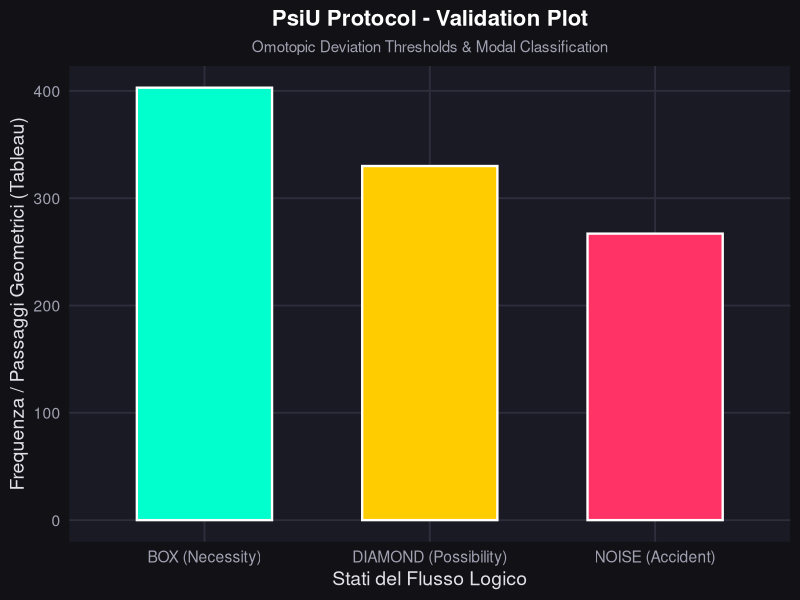

Reproduce this figure in R.
#!/usr/bin/env Rscript

# ==============================================================================
# PROGETTO: PsiU-Protocol-HoTT
# SCRIPT: PsiU_Generate_Validation_Plot.R
# DESCRIZIONE: Generazione del plot di validazione omotopica e analisi modale.
# ==============================================================================

# 1. CARICAMENTO LIBRERIE
# ------------------------------------------------------------------------------
if (!requireNamespace("ggplot2", quietly = TRUE)) {
  install.packages("ggplot2", repos = "https://r-project.org")
}
library(ggplot2)

# 2. DEFINIZIONE DATI DELLO STRESS TEST
# ------------------------------------------------------------------------------
cat("[PsiU] Inizializzazione parsing metriche di validazione...\n")

# Estrazione dei valori restituiti dal log del protocollo HoTT
metriche <- data.frame(
  Categoria = c("BOX (Necessity)", "DIAMOND (Possibility)", "NOISE (Accident)"),
  Valore    = c(403, 330, 267),
  Colore    = c("#00FFCC", "#FFCC00", "#FF3366")
)

# 3. GENERAZIONE DEL PLOT AD ALTO CONTRASTO
# ------------------------------------------------------------------------------
cat("[PsiU] Generazione della mappa cartesiana ad alto contrasto...\n")

plot_validazione <- ggplot(metriche, aes(x = Categoria, y = Valore, fill = Categoria)) +
  geom_bar(stat = "identity", width = 0.6, color = "#FFFFFF", linewidth = 0.8) +
  scale_fill_manual(values = metriche$Colore) +
  labs(
    title = "PsiU Protocol - Validation Plot",
    subtitle = "Omotopic Deviation Thresholds & Modal Classification",
    x = "Stati del Flusso Logico",
    y = "Frequenza / Passaggi Geometrici (Tableau)"
  ) +
  theme_minimal(base_size = 14) +
  theme(
    panel.background = element_rect(fill = "#1A1A24", color = NA),
    plot.background  = element_rect(fill = "#111116", color = NA),
    panel.grid.major = element_line(color = "#2D2D3B"),
    panel.grid.minor = element_blank(),
    text             = element_text(color = "#E0E0E6"),
    plot.title       = element_text(color = "#FFFFFF", face = "bold", size = 16, hjust = 0.5),
    plot.subtitle    = element_text(color = "#A0A0B0", size = 11, hjust = 0.5),
    axis.text        = element_text(color = "#A0A0B0"),
    legend.position  = "none"
  )

# 4. SALVATAGGIO ARTIFACT
# ------------------------------------------------------------------------------
output_path <- "psi_u_validation_plot.png"
cat(paste0("[PsiU] Salvataggio dell'artifact grafico in: ", output_path, "\n"))

ggsave(
  filename = output_path,
  plot = plot_validazione,
  width = 8,
  height = 5,
  dpi = 300
)

cat("=======================================================\n")
cat("          VALIDAZIONE PLOT COMPLETATA CON SUCCESSO!    \n")
cat("=======================================================\n")
